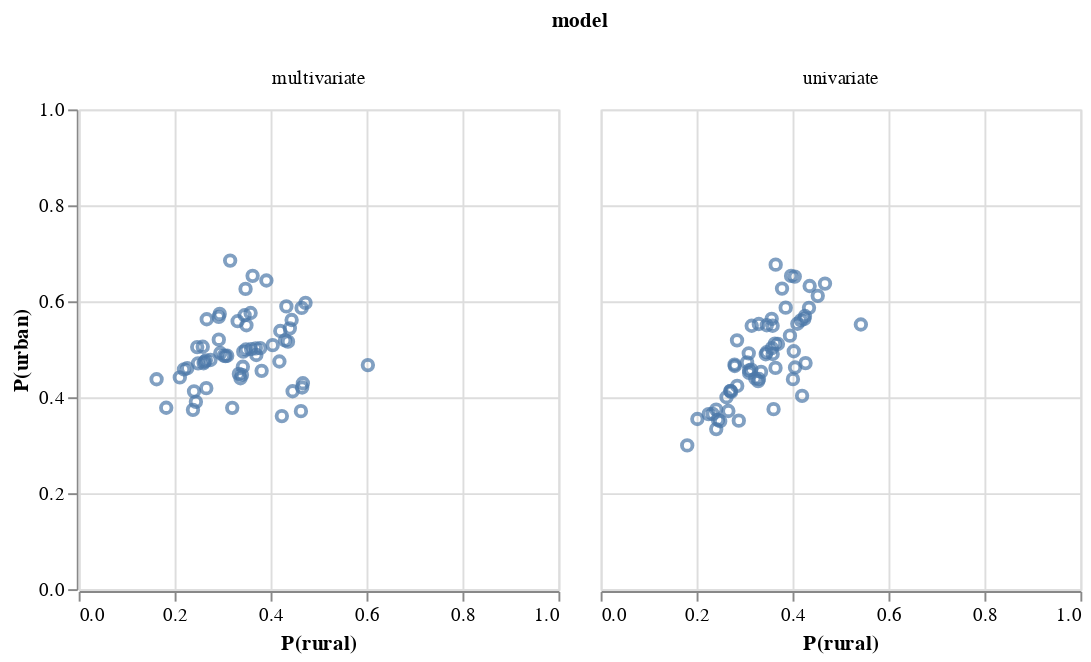

Notebook source saved alongside this figure:
### Code cell
alt.Chart(pd.concat([mv_df, uni_df])).mark_point().encode(
    alt.X('rural', title="P(rural)", scale=alt.Scale(domain=[0,1])), 
    alt.Y("urban", title='P(urban)', scale=alt.Scale(domain=[0,1])), 
    alt.Column("model"),    
).properties(width=250, height=250)

### Figure 1 — Vega-Lite specification as saved in the notebook (floating-point values rounded to 4 significant figures)
{"$schema": "https://vega.github.io/schema/vega-lite/v4.17.0.json", "config": {"view": {"continuousHeight": 300, "continuousWidth": 400}}, "data": {"name": "data-49b46b9898dc45b009b5c1ad752a9eba"}, "datasets": {"data-49b46b9898dc45b009b5c1ad752a9eba": [{"a": -1.53, "b": 1.026, "district": 0, "model": "multivariate", "rural": 0.1825, "urban": 0.3782}, {"a": -0.6696, "b": 0.6469, "district": 1, "model": "multivariate", "rural": 0.3431, "urban": 0.4951}, {"a": -0.6241, "b": 0.9602, "district": 2, "model": "multivariate", "rural": 0.3583, "urban": 0.5755}, {"a": -0.8003, "b": 1.629, "district": 3, "model": "multivariate", "rural": 0.3157, "urban": 0.6848}, {"a": -0.6379, "b": 0.6363, "district": 4, "model": "multivariate", "rural": 0.3486, "urban": 0.4996}, {"a": -1.027, "b": 1.296, "district": 5, "model": "multivariate", "rural": 0.2669, "urban": 0.5625}, {"a": -0.8466, "b": 0.7839, "district": 6, "model": "multivariate", "rural": 0.3061, "urban": 0.4856}, {"a": -0.6516, "b": 0.9658, "district": 7, "model": "multivariate", "rural": 0.3459, "urban": 0.5709}, {"a": -0.9145, "b": 1.002, "district": 8, "model": "multivariate", "rural": 0.2921, "urban": 0.52}, {"a": -1.28, "b": 1.103, "district": 9, "model": "multivariate", "rural": 0.2264, "urban": 0.4603}, {"a": -1.71, "b": 1.43, "district": 10, "model": "multivariate", "rural": 0.1624, "urban": 0.4374}, {"a": -0.693, "b": 0.4332, "district": 11, "model": "multivariate", "rural": 0.3373, "urban": 0.4396}, {"a": -0.5001, "b": 0.3091, "district": 12, "model": "multivariate", "rural": 0.3814, "urban": 0.455}, {"a": -0.5835, "b": 1.222, "district": 13, "model": "multivariate", "rural": 0.3625, "urban": 0.6531}, {"a": -0.6859, "b": 0.4582, "district": 14, "model": "multivariate", "rural": 0.3403, "urban": 0.4465}, {"a": -0.2784, "b": 0.6724, "district": 15, "model": "multivariate", "rural": 0.4329, "urban": 0.5893}, {"a": -0.826, "b": 0.7657, "district": 16, "model": "multivariate", "rural": 0.3096, "urban": 0.4864}, {"a": -0.89, "b": 0.8578, "district": 17, "model": "multivariate", "rural": 0.2952, "urban": 0.4922}, {"a": -0.7237, "b": 0.9773, "district": 18, "model": "multivariate", "rural": 0.3313, "urban": 0.5585}, {"a": -0.5556, "b": 0.5636, "district": 19, "model": "multivariate", "rural": 0.3691, "urban": 0.5018}, {"a": -0.3225, "b": -0.2928, "district": 20, "model": "multivariate", "rural": 0.4235, "urban": 0.3607}, {"a": -1.069, "b": 0.9545, "district": 21, "model": "multivariate", "rural": 0.2624, "urban": 0.4739}, {"a": -0.8654, "b": 0.8063, "district": 22, "model": "multivariate", "rural": 0.3026, "urban": 0.4866}, {"a": -1.324, "b": 1.139, "district": 23, "model": "multivariate", "rural": 0.2195, "urban": 0.4581}, {"a": -0.3346, "b": 0.2283, "district": 24, "model": "multivariate", "rural": 0.4184, "urban": 0.4744}, {"a": -0.6004, "b": 0.6018, "district": 25, "model": "multivariate", "rural": 0.3594, "urban": 0.5003}, {"a": -1.35, "b": 1.099, "district": 26, "model": "multivariate", "rural": 0.2108, "urban": 0.4413}, {"a": -1.035, "b": 0.6843, "district": 27, "model": "multivariate", "rural": 0.266, "urban": 0.4189}, {"a": -1.083, "b": 1.107, "district": 28, "model": "multivariate", "rural": 0.2586, "urban": 0.5053}, {"a": -0.4499, "b": 1.064, "district": 29, "model": "multivariate", "rural": 0.3913, "urban": 0.6433}, {"a": -0.3977, "b": 0.4338, "district": 30, "model": "multivariate", "rural": 0.4044, "urban": 0.5086}, {"a": -1.074, "b": 0.9469, "district": 31, "model": "multivariate", "rural": 0.2605, "urban": 0.4709}, {"a": -0.9328, "b": 1.224, "district": 32, "model": "multivariate", "rural": 0.292, "urban": 0.5676}, {"a": 0.4305, "b": -0.5725, "district": 33, "model": "multivariate", "rural": 0.6028, "urban": 0.467}, {"a": -0.3301, "b": 0.4874, "district": 34, "model": "multivariate", "rural": 0.4202, "urban": 0.538}, {"a": -0.677, "b": 0.5177, "district": 35, "model": "multivariate", "rural": 0.3422, "urban": 0.4635}, {"a": -0.2905, "b": 0.3704, "district": 36, "model": "multivariate", "rural": 0.4303, "urban": 0.5184}, {"a": -1.175, "b": 1.195, "district": 37, "model": "multivariate", "rural": 0.2471, "urban": 0.5045}, {"a": -0.2637, "b": 0.3312, "district": 38, "model": "multivariate", "rural": 0.4363, "urban": 0.5158}, {"a": -0.5514, "b": 0.5022, "district": 39, "model": "multivariate", "rural": 0.3703, "urban": 0.488}, {"a": -0.1407, "b": -0.2143, "district": 40, "model": "multivariate", "rural": 0.4658, "urban": 0.4202}, {"a": -0.1359, "b": -0.1737, "district": 41, "model": "multivariate", "rural": 0.4673, "urban": 0.4291}, {"a": -0.2307, "b": 0.4853, "district": 42, "model": "multivariate", "rural": 0.4439, "urban": 0.561}, {"a": -1.048, "b": 0.945, "district": 43, "model": "multivariate", "rural": 0.2651, "urban": 0.4766}, {"a": -0.8952, "b": 1.217, "district": 44, "model": "multivariate", "rural": 0.2939, "urban": 0.5737}, {"a": -0.1099, "b": 0.5199, "district": 45, "model": "multivariate", "rural": 0.4728, "urban": 0.5967}, {"a": -0.5166, "b": 0.5256, "district": 46, "model": "multivariate", "rural": 0.3783, "urban": 0.5023}, {"a": -0.2467, "b": 0.4289, "district": 47, "model": "multivariate", "rural": 0.4401, "urban": 0.5437}, {"a": -1.03, "b": 0.9308, "district": 48, "model": "multivariate", "rural": 0.2747, "urban": 0.4775}, {"a": -0.653, "b": 1.21, "district": 49, "model": "multivariate", "rural": 0.3478, "urban": 0.6257}, {"a": -0.6401, "b": 0.8488, "district": 50, "model": "multivariate", "rural": 0.3497, "urban": 0.55}, {"a": -0.1501, "b": -0.3999, "district": 51, "model": "multivariate", "rural": 0.4633, "urban": 0.371}, {"a": -0.7357, "b": 0.522, "district": 52, "model": "multivariate", "rural": 0.334, "urban": 0.4487}, {"a": -0.8067, "b": 0.2741, "district": 53, "model": "multivariate", "rural": 0.32, "urban": 0.3779}, {"a": -0.145, "b": 0.5054, "district": 54, "model": "multivariate", "rural": 0.4647, "urban": 0.5862}, {"a": -1.188, "b": 0.8044, "district": 55, "model": "multivariate", "rural": 0.2404, "urban": 0.4122}, {"a": -0.2237, "b": -0.1479, "district": 56, "model": "multivariate", "rural": 0.4459, "urban": 0.4125}, {"a": -1.156, "b": 1.026, "district": 57, "model": "multivariate", "rural": 0.2489, "urban": 0.4707}, {"a": -1.165, "b": 0.6961, "district": 58, "model": "multivariate", "rural": 0.2443, "urban": 0.3904}, {"a": -1.192, "b": 0.6492, "district": 59, "model": "multivariate", "rural": 0.2382, "urban": 0.3738}, {"a": -1.398, "b": 0.7901, "district": 0, "model": "univariate", "rural": 0.2016, "urban": 0.3546}, {"a": -0.6622, "b": 0.6173, "district": 1, "model": "univariate", "rural": 0.3442, "urban": 0.4895}, {"a": -0.489, "b": 0.888, "district": 2, "model": "univariate", "rural": 0.3857, "urban": 0.5867}, {"a": -0.5679, "b": 1.358, "district": 3, "model": "univariate", "rural": 0.3648, "urban": 0.6764}, {"a": -0.6478, "b": 0.6202, "district": 4, "model": "univariate", "rural": 0.346, "urban": 0.4937}, {"a": -0.9369, "b": 1.02, "district": 5, "model": "univariate", "rural": 0.2843, "urban": 0.5187}, {"a": -0.8266, "b": 0.6289, "district": 6, "model": "univariate", "rural": 0.3096, "urban": 0.4559}, {"a": -0.6014, "b": 0.8829, "district": 7, "model": "univariate", "rural": 0.3565, "urban": 0.5634}, {"a": -0.8275, "b": 0.7926, "district": 8, "model": "univariate", "rural": 0.3087, "urban": 0.4915}, {"a": -1.191, "b": 0.6139, "district": 9, "model": "univariate", "rural": 0.2408, "urban": 0.3742}, {"a": -1.569, "b": 0.6195, "district": 10, "model": "univariate", "rural": 0.1805, "urban": 0.2995}, {"a": -0.7331, "b": 0.4465, "district": 11, "model": "univariate", "rural": 0.3283, "urban": 0.4335}, {"a": -0.5717, "b": 0.4053, "district": 12, "model": "univariate", "rural": 0.3644, "urban": 0.4611}, {"a": -0.4286, "b": 1.067, "district": 13, "model": "univariate", "rural": 0.3969, "urban": 0.6529}, {"a": -0.7275, "b": 0.4619, "district": 14, "model": "univariate", "rural": 0.33, "urban": 0.4381}, {"a": -0.2657, "b": 0.857, "district": 15, "model": "univariate", "rural": 0.4357, "urban": 0.6319}, {"a": -0.8018, "b": 0.6116, "district": 16, "model": "univariate", "rural": 0.3139, "urban": 0.4574}, {"a": -0.8378, "b": 0.7239, "district": 17, "model": "univariate", "rural": 0.3052, "urban": 0.4725}, {"a": -0.6513, "b": 0.8706, "district": 18, "model": "univariate", "rural": 0.3462, "urban": 0.5501}, {"a": -0.5782, "b": 0.6307, "district": 19, "model": "univariate", "rural": 0.3632, "urban": 0.5117}, {"a": -0.5927, "b": 0.03862, "district": 20, "model": "univariate", "rural": 0.3604, "urban": 0.3751}, {"a": -1.018, "b": 0.63, "district": 21, "model": "univariate", "rural": 0.271, "urban": 0.4133}, {"a": -0.8302, "b": 0.6095, "district": 22, "model": "univariate", "rural": 0.3095, "urban": 0.4506}, {"a": -1.23, "b": 0.6165, "district": 23, "model": "univariate", "rural": 0.2335, "urban": 0.3653}, {"a": -0.4002, "b": 0.3823, "district": 24, "model": "univariate", "rural": 0.4026, "urban": 0.4958}, {"a": -0.6077, "b": 0.617, "district": 25, "model": "univariate", "rural": 0.3568, "urban": 0.5022}, {"a": -1.261, "b": 0.6671, "district": 26, "model": "univariate", "rural": 0.225, "urban": 0.3647}, {"a": -1.032, "b": 0.4653, "district": 27, "model": "univariate", "rural": 0.2662, "urban": 0.3714}, {"a": -0.9712, "b": 0.8372, "district": 28, "model": "univariate", "rural": 0.2791, "urban": 0.4681}, {"a": -0.392, "b": 1.046, "district": 29, "model": "univariate", "rural": 0.4046, "urban": 0.6514}, {"a": -0.4368, "b": 0.5556, "district": 30, "model": "univariate", "rural": 0.3946, "urban": 0.5283}, {"a": -1.021, "b": 0.6322, "district": 31, "model": "univariate", "rural": 0.27, "urban": 0.4129}, {"a": -0.7355, "b": 0.9629, "district": 32, "model": "univariate", "rural": 0.3297, "urban": 0.5526}, {"a": 0.175, "b": 0.04302, "district": 33, "model": "univariate", "rural": 0.5424, "urban": 0.5516}, {"a": -0.3709, "b": 0.5918, "district": 34, "model": "univariate", "rural": 0.41, "urban": 0.5532}, {"a": -0.7081, "b": 0.5024, "district": 35, "model": "univariate", "rural": 0.3344, "urban": 0.453}, {"a": -0.3449, "b": 0.6184, "district": 36, "model": "univariate", "rural": 0.4174, "urban": 0.5603}, {"a": -0.9822, "b": 0.8333, "district": 37, "model": "univariate", "rural": 0.2796, "urban": 0.465}, {"a": -0.3114, "b": 0.5852, "district": 38, "model": "univariate", "rural": 0.4245, "urban": 0.5632}, {"a": -0.5958, "b": 0.5555, "district": 39, "model": "univariate", "rural": 0.3586, "urban": 0.4902}, {"a": -0.3009, "b": 0.1693, "district": 40, "model": "univariate", "rural": 0.4271, "urban": 0.4712}, {"a": -0.3983, "b": 0.2292, "district": 41, "model": "univariate", "rural": 0.4052, "urban": 0.4619}, {"a": -0.2692, "b": 0.6301, "district": 42, "model": "univariate", "rural": 0.4343, "urban": 0.5863}, {"a": -1.009, "b": 0.613, "district": 43, "model": "univariate", "rural": 0.272, "urban": 0.411}, {"a": -0.7932, "b": 1.01, "district": 44, "model": "univariate", "rural": 0.3149, "urban": 0.5489}, {"a": -0.131, "b": 0.7174, "district": 45, "model": "univariate", "rural": 0.4676, "urban": 0.6369}, {"a": -0.5518, "b": 0.5981, "district": 46, "model": "univariate", "rural": 0.3696, "urban": 0.5109}, {"a": -0.3045, "b": 0.5944, "district": 47, "model": "univariate", "rural": 0.426, "urban": 0.5694}, {"a": -0.9634, "b": 0.6176, "district": 48, "model": "univariate", "rural": 0.2847, "urban": 0.4236}, {"a": -0.5124, "b": 1.081, "district": 49, "model": "univariate", "rural": 0.3781, "urban": 0.6265}, {"a": -0.5951, "b": 0.7991, "district": 50, "model": "univariate", "rural": 0.3585, "urban": 0.5489}, {"a": -0.3286, "b": -0.08347, "district": 51, "model": "univariate", "rural": 0.4199, "urban": 0.4029}, {"a": -0.7726, "b": 0.5178, "district": 52, "model": "univariate", "rural": 0.3223, "urban": 0.4391}, {"a": -0.9475, "b": 0.2845, "district": 53, "model": "univariate", "rural": 0.288, "urban": 0.3512}, {"a": -0.1942, "b": 0.6629, "district": 54, "model": "univariate", "rural": 0.4525, "urban": 0.6113}, {"a": -1.158, "b": 0.5028, "district": 55, "model": "univariate", "rural": 0.2446, "urban": 0.3528}, {"a": -0.4114, "b": 0.1463, "district": 56, "model": "univariate", "rural": 0.4008, "urban": 0.4376}, {"a": -1.077, "b": 0.6208, "district": 57, "model": "univariate", "rural": 0.2623, "urban": 0.3999}, {"a": -1.13, "b": 0.4769, "district": 58, "model": "univariate", "rural": 0.2492, "urban": 0.35}, {"a": -1.17, "b": 0.4402, "district": 59, "model": "univariate", "rural": 0.2409, "urban": 0.3336}]}, "encoding": {"column": {"field": "model", "type": "nominal"}, "x": {"field": "rural", "scale": {"domain": [0, 1]}, "title": "P(rural)", "type": "quantitative"}, "y": {"field": "urban", "scale": {"domain": [0, 1]}, "title": "P(urban)", "type": "quantitative"}}, "height": 250, "mark": "point", "width": 250}
